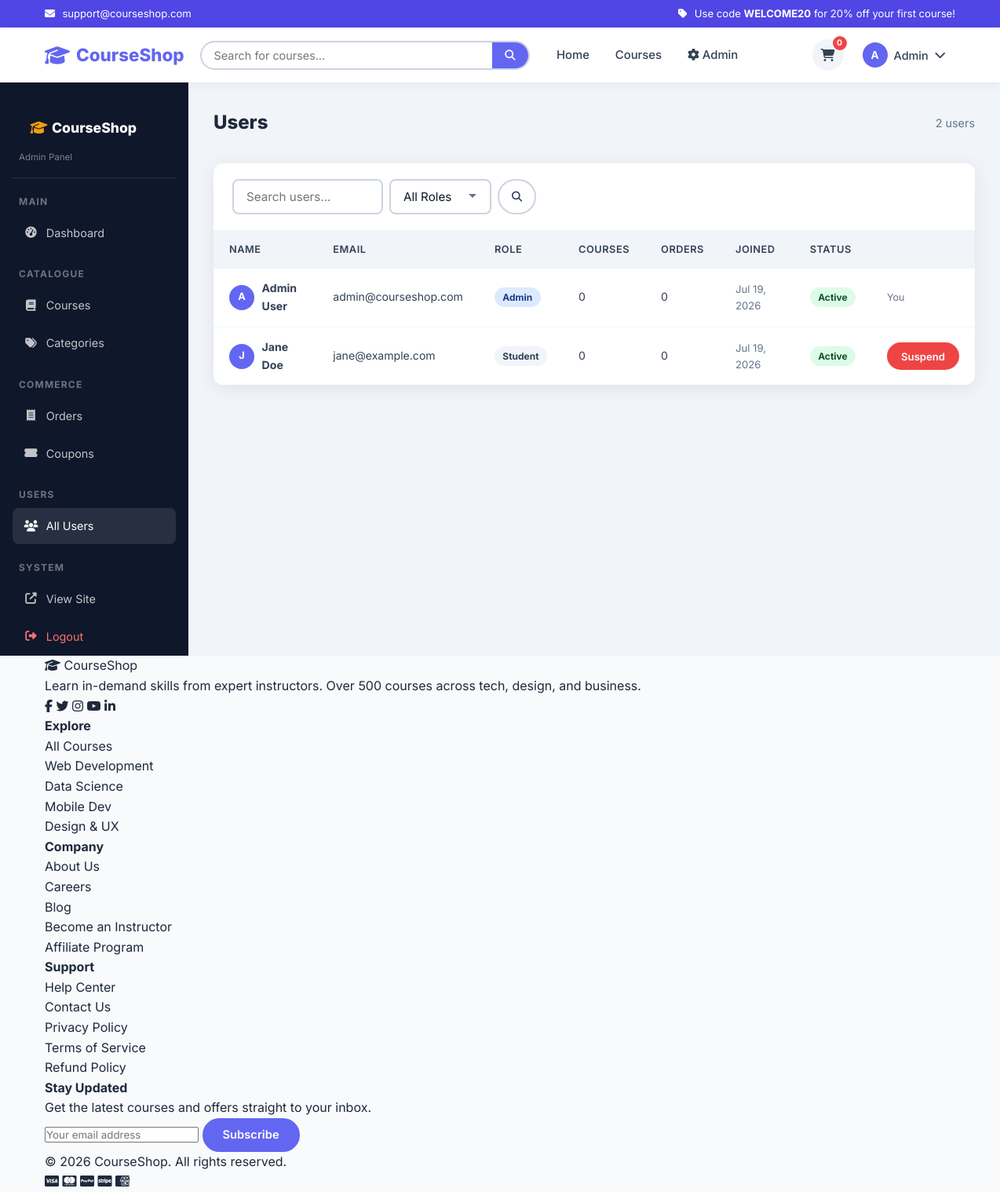
The page /admin/users.php (signed in) on the database its author committed.
### tables this page shows
CREATE TABLE IF NOT EXISTS users (
    id            INT UNSIGNED AUTO_INCREMENT PRIMARY KEY,
    name          VARCHAR(120) NOT NULL,
    email         VARCHAR(180) NOT NULL UNIQUE,
    password_hash VARCHAR(255) NOT NULL,
    avatar        VARCHAR(255) DEFAULT NULL,
    role          ENUM('student','admin') DEFAULT 'student',
    is_active     TINYINT(1)   DEFAULT 1,
    created_at    TIMESTAMP    DEFAULT CURRENT_TIMESTAMP,
    updated_at    TIMESTAMP    DEFAULT CURRENT_TIMESTAMP ON UPDATE CURRENT_TIMESTAMP
);

### config/database.php (called while the page is built, shortened)
<?php
class Database {
    private static ?PDO $instance = null;
    public static function getInstance(): PDO {
        if (self::$instance === null) {
            $dsn = sprintf(
                'mysql:host=%s;dbname=%s;charset=%s',
                DB_HOST, DB_NAME, DB_CHARSET
            );
            $options = [
                PDO::ATTR_ERRMODE            => PDO::ERRMODE_EXCEPTION,
                PDO::ATTR_DEFAULT_FETCH_MODE => PDO::FETCH_ASSOC,
                PDO::ATTR_EMULATE_PREPARES   => false,
            ];
            try {
                self::$instance = new PDO($dsn, DB_USER, DB_PASS, $options);
            } catch (PDOException $e) {
                error_log('DB connection failed: ' . $e->getMessage());
                die(json_encode(['error' => 'Database connection failed.']));
            }
        }
        return self::$instance;
    }
}
function db(): PDO {
    return Database::getInstance();
}

### config/helpers.php (called while the page is built, shortened)
<?php
function e(string $s): string {
    return htmlspecialchars($s, ENT_QUOTES | ENT_SUBSTITUTE, 'UTF-8');
}
function sanitize(string $input): string {
    return trim(strip_tags($input));
}

### admin/users.php (the view, shortened to what this page needs)
<?php
$search = sanitize($_GET['q'] ?? '');
$where  = ['1=1'];
$params = [];
$whereSQL = implode(' AND ', $where);
$users = db()->prepare(
    "SELECT u.*,
       (SELECT COUNT(*) FROM enrollments WHERE user_id=u.id) AS courses_owned,
       (SELECT COUNT(*) FROM orders WHERE user_id=u.id AND status='paid') AS total_orders
     FROM users u WHERE $whereSQL ORDER BY u.created_at DESC LIMIT 100"
);
$users->execute($params);
$users = $users->fetchAll();
require_once __DIR__ . '/../includes/header.php';
?>
<div class="admin-layout">
    <?php include __DIR__ . '/includes/sidebar.php'; ?>
    <main class="admin-main">
        <div class="admin-topbar">
            <h1>Users</h1>
            <span style="color:var(--gray-500);font-size:.9rem"><?= count($users) ?> users</span>
        </div>
        <div class="admin-table-wrap">
            <div class="table-header">
                <form method="GET" style="display:flex;gap:.5rem">
                    <input type="search" name="q" class="form-control" placeholder="Search users…" value="<?= e($search) ?>" style="max-width:200px">
                    <select name="role" class="form-control" style="max-width:130px">
                        <option value="">All Roles</option>
                    </select>
                    <button class="btn btn--ghost btn--sm"><i class="fas fa-search"></i></button>
                </form>
            </div>
            <table class="data-table">
                <thead><tr><th>Name</th><th>Email</th><th>Role</th><th>Courses</th><th>Orders</th><th>Joined</th><th>Status</th><th></th></tr></thead>
                <tbody>
                <?php foreach ($users as $u): ?>
                <tr>
                    <td>
                        <div style="display:flex;align-items:center;gap:.6rem">
                            <div class="avatar" style="width:32px;height:32px;font-size:.8rem"><?= strtoupper(substr($u['name'],0,1)) ?></div>
                            <strong><?= e($u['name']) ?></strong>
                        </div>
                    </td>
                    <td><?= e($u['email']) ?></td>
                    <td><span class="badge <?= $u['role']==='admin'?'badge--info':'badge--gray' ?>"><?= ucfirst($u['role']) ?></span></td>
                    <td><?= $u['courses_owned'] ?></td>
                    <td><?= $u['total_orders'] ?></td>
                    <td style="color:var(--gray-500);font-size:.82rem"><?= date('M j, Y', strtotime($u['created_at'])) ?></td>
                    <td><?= $u['is_active'] ? '<span class="badge badge--success">Active</span>' : '<span class="badge badge--danger">Suspended</span>' ?></td>
                    <td>
                        <?php if ($u['id'] !== (int)$_SESSION['user_id']): ?>
                        <form method="POST" style="display:inline">
                            <button class="btn btn--<?= $u['is_active']?'danger':'primary' ?> btn--sm"><?= $u['is_active']?'Suspend':'Activate' ?></button>
                        </form>
                        <?php else: ?>
                        <span style="font-size:.78rem;color:var(--gray-500)">You</span>
                        <?php endif; ?>
                    </td>
                </tr>
                <?php endforeach; ?>
                </tbody>
            </table>
        </div>
    </main>
</div>
<?php require_once __DIR__ . '/../includes/footer.php'; ?>

### assets/css/style.css (style rules this page uses)
*, *::before, *::after { box-sizing: border-box; margin: 0; padding: 0; }
html { scroll-behavior: smooth; font-size: 16px; }
body { font-family: 'Inter', sans-serif; color: #1e293b; background: #f8fafc; line-height: 1.6; min-height: 100vh; display: flex; flex-direction: column; }
main { flex: 1; }
button, input, select, textarea { font-family: inherit; }
:root { --primary: #6366f1; --primary-dark: #4f46e5; --primary-light: #e0e7ff; --secondary: #f59e0b; --secondary-dark:#d97706; --success: #10b981; --danger: #ef4444; --warning: #f59e0b; --info: #3b82f6; --dark: #0f172a; --gray-900: #1e293b; --gray-700: #334155; --gray-500: #64748b; --gray-300: #cbd5e1; --gray-100: #f1f5f9; --white: #ffffff; --radius: 12px; --radius-sm: 8px; --shadow: 0 4px 24px rgba(0,0,0,.08); --shadow-lg: 0 12px 40px rgba(0,0,0,.14); --transition: .2s ease; --nav-h: 70px; }
.avatar { width: 32px; height: 32px; border-radius: 50%; background: var(--primary); color: #fff; display: grid; place-items: center; font-size: .85rem; font-weight: 700; flex-shrink: 0; }
.btn { display: inline-flex; align-items: center; justify-content: center; gap: .5rem; padding: .65rem 1.5rem; border-radius: 50px; font-weight: 600; font-size: .92rem; cursor: pointer; border: 2px solid transparent; transition: all var(--transition); text-align: center; }
.btn--danger { background: var(--danger); color: #fff; border-color: var(--danger); }
.btn--ghost { background: transparent; color: var(--gray-700); border-color: var(--gray-300); }
.btn--sm { padding: .45rem 1rem; font-size: .82rem; }
.form-control { width: 100%; padding: .7rem 1rem; border: 2px solid var(--gray-300); border-radius: var(--radius-sm); font-size: .95rem; color: var(--dark); background: var(--white); transition: border-color var(--transition), box-shadow var(--transition); outline: none; }
select.form-control { appearance: none; background-repeat: no-repeat; background-position: right 1rem center; padding-right: 2.5rem; }
.admin-layout { display: grid; grid-template-columns: 240px 1fr; min-height: calc(100vh - var(--nav-h)); }
.admin-main { padding: 2rem; background: var(--gray-100); }
.admin-topbar { display: flex; align-items: center; justify-content: space-between; margin-bottom: 2rem; }
.admin-topbar h1 { font-size: 1.5rem; font-weight: 800; }
.admin-table-wrap { background: var(--white); border-radius: var(--radius); box-shadow: var(--shadow); overflow: hidden; }
.admin-table-wrap .table-header { padding: 1.25rem 1.5rem; display: flex; align-items: center; justify-content: space-between; border-bottom: 1px solid var(--gray-100); }
.data-table { width: 100%; border-collapse: collapse; font-size: .88rem; }
.data-table th { text-align: left; padding: .85rem 1.25rem; background: var(--gray-100); color: var(--gray-700); font-weight: 600; font-size: .8rem; text-transform: uppercase; letter-spacing: .04em; }
.data-table td { padding: .9rem 1.25rem; border-bottom: 1px solid var(--gray-100); color: var(--gray-700); vertical-align: middle; }
.data-table tr:last-child td { border-bottom: none; }
.badge { display: inline-flex; align-items: center; padding: .2rem .65rem; border-radius: 50px; font-size: .75rem; font-weight: 700; }
.badge--success { background: #dcfce7; color: #14532d; }
.badge--info { background: #dbeafe; color: #1e3a8a; }
.badge--gray { background: var(--gray-100); color: var(--gray-700); }

### rows shown on the page
users: name "A", name "Admin User", email "admin@courseshop.com", role "Admin", courses_owned "0", total_orders "0", created_at "Jul 19, 2026", is_active "Active", shows "You"
users: name "J", name "Jane Doe", email "jane@example.com", role "Student", courses_owned "0", total_orders "0", created_at "Jul 19, 2026", is_active "Active"

### other values the page prints
SITE_EMAIL "support@courseshop.com"
SITE_NAME "CourseShop"
$cart_count "0"
substr($_SESSION['user_name'], 0, 1) "A"
explode(' ', $_SESSION['user_name'])[0] "Admin"
count($users) "2"
